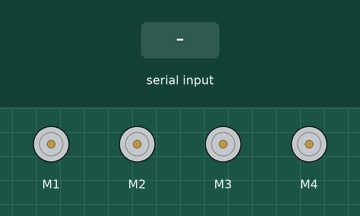
This sketch was run on a simulated Arduino Uno, built with avr-gcc and run on an emulated ATmega328P. On the bench: 4 × DC motor (green arrow = forward, orange = backward, longer = faster). The test bench sets the inputs (shaded band).

Above: at 1.3 s.
1.4 s: "M1-forward" received over the second serial link
At 1.9 s:
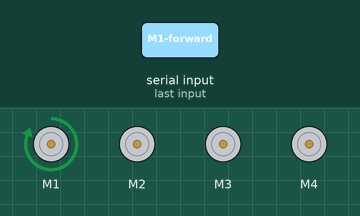
2.9 s: "M1-stop" received over the second serial link
At 3.9 s:
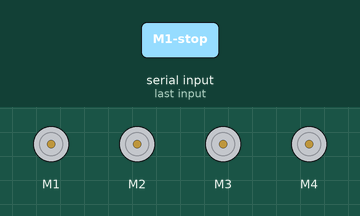
Timing chart, 0 to 5.9 s (numbered marks = the images above; inputs shaded):
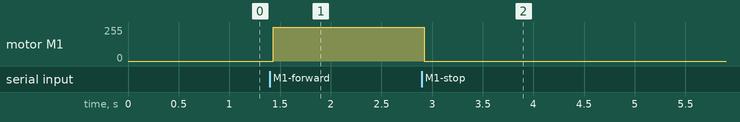

Measured:
- after the input at 1.4 s, motor M1: stopped → forward 255/255 at once
- after the input at 2.9 s, motor M1: forward 255/255 → stopped at once

The sketch:

Bluetooth_motor_arduino_t2.ino
```cpp
#include <SoftwareSerial.h>

#include <Servo.h>
#include <AFMotor.h>

#define BUFFERSIZE 10
uint8_t inBuffer[BUFFERSIZE];
int inLength; // length of data in the buffer
int numLoop = 0; // number of times we looped
//int ledPin = 13;

String readString;

int bluetoothTx = 1;
int bluetoothRx = 0;

AF_DCMotor motor(1);
AF_DCMotor motor2(2);
AF_DCMotor motor3(3);
AF_DCMotor motor4(4);

SoftwareSerial bluetooth(bluetoothTx, bluetoothRx);

void setup() {
  // put your setup code here, to run once:
  bluetooth.begin(115200);
  bluetooth.print("$$$");
  delay(100);
  bluetooth.println("U,9600,N");
  bluetooth.begin(9600);

  motor.setSpeed(255);
  motor2.setSpeed(255);
  motor3.setSpeed(255);
  motor4.setSpeed(255);

//  myservo.attach(10);

  motor.run(RELEASE);
  motor2.run(RELEASE);
  motor3.run(RELEASE);
  motor4.run(RELEASE);
}

//void loop() {
//   if (bluetooth.available() > 0){
//    inLength =  0;
//    while (bluetooth.available()) {
//      inBuffer[ inLength] = bluetooth.read();
//      inLength++;
//      char toSend = (char)bluetooth.read();
//      if (toSend == 'E')
//         break;
//    }
////      bluetooth.readBytes(rxdata, 14);
////      Serial.write(inBuffer ,inLength);
//    inBuffer
//      motor.run(FORWARD);
//
//        delay(500);
//        motor.run(RELEASE);
//   }
//}
void loop() {
while (bluetooth.available()) {
    delay(3);
    char c = bluetooth.read();
    readString += c;
  }
  if (readString.length() >0) {
//    Serial.println(readString);
    if (readString == "M1-forward")
    {
      motor.run(FORWARD);
    }
    if (readString == "M1-stop")
    {
      motor.run(RELEASE);
    }
    readString="";
  }
//  bluetooth.write("Received: "); // Send the message back to the pc terminal
//  bluetooth.write(input);
}
```
